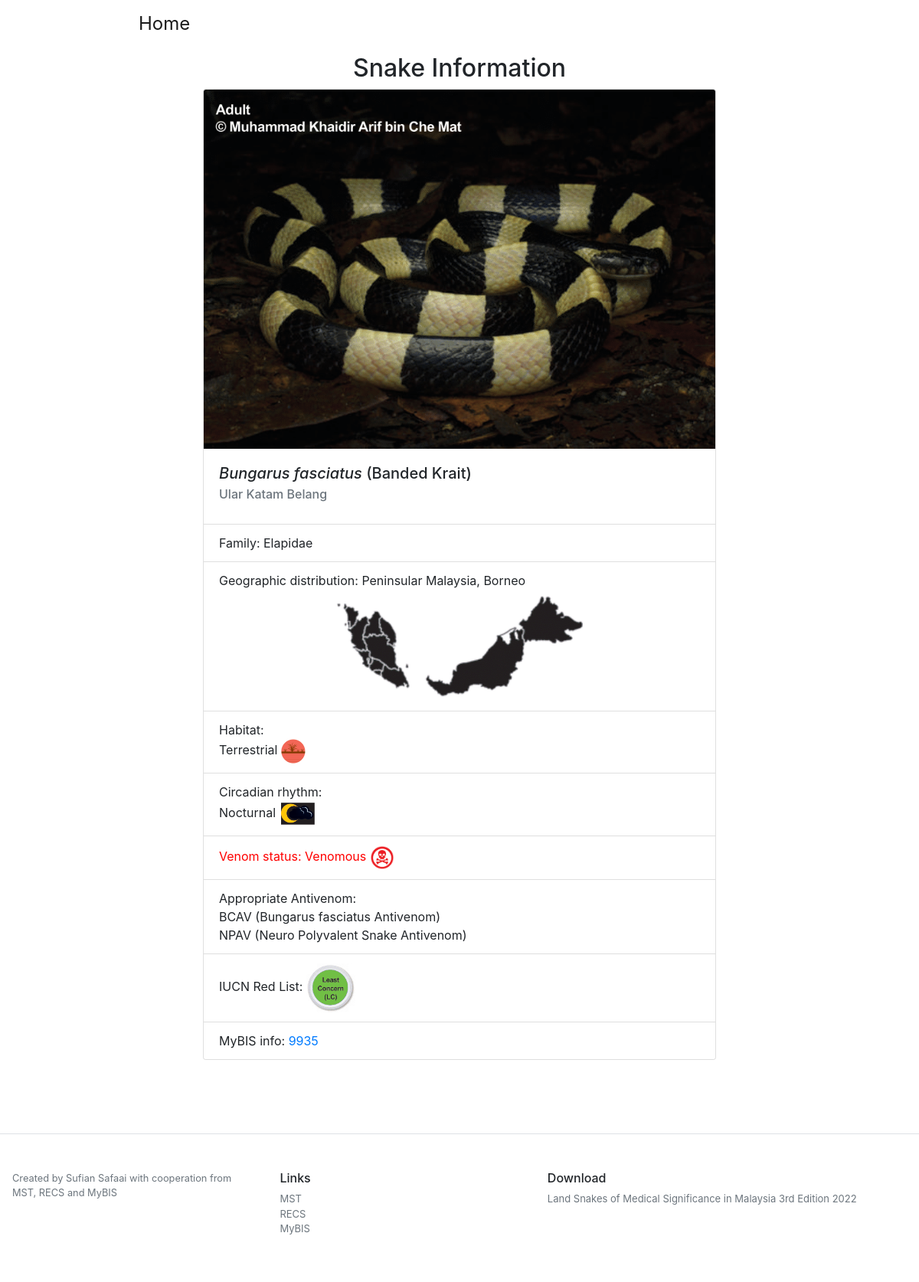
Page /snake_info/2 on the earlier database version.
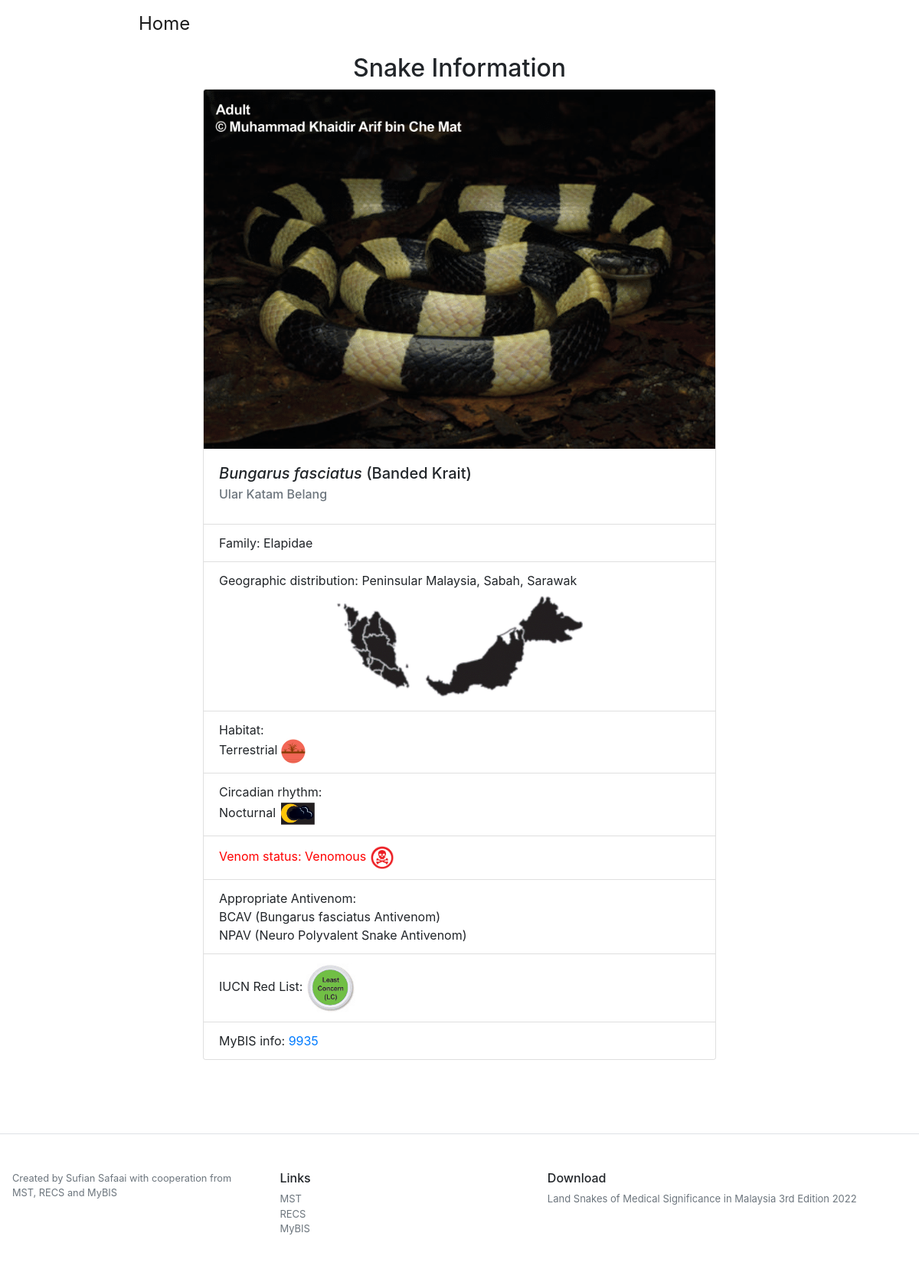
Same page on the later database version.
### project/models.py (models this page shows)
class Snakes(db.Model):
    __tablename__ = 'snake'
    id = db.Column(db.Integer, primary_key=True)
    name_en = db.Column(db.String(50), nullable=True)
    name_bm = db.Column(db.String(50), nullable=True)
    name_scientific = db.Column(db.String(50), nullable=True)
    family = db.Column(db.String(50), nullable=True)
    snake_location = db.Column(db.String(50), nullable=True)
    habitat = db.Column(db.String(50), nullable=True)
    circadian = db.Column(db.String(50), nullable=True)
    venom_status = db.Column(db.String(50), nullable=True)
    antivenom = db.Column(db.String(50), nullable=True)
    iucn = db.Column(db.String(50), nullable=True)
    mybis = db.Column(db.String(50), nullable=True)
    locations = db.relationship('Snake_location', backref = 'location', lazy='dynamic')

### project/sdata/sdata.py (the view)
@sdata.route('/snake_info/<int:id>')
def snake_info(id):
    snake_intel = Snakes.query.get(id)
    mypath = 'project/static/snake_img/' + str(id)
    img_files = [f for f in listdir(mypath) if isfile(join(mypath, f))]
    def convert(string):
        li = list(string.split(","))
        return li
    return render_template('snake_info.html',
    snake_intel=snake_intel,
    img_files=img_files,
    convert=convert
    )

### project/sdata/templates/snake_info.html (shortened to what this page needs)
{% extends "base.html" %}
{% block head %}
{{super()}}
<head>
</head>
{% endblock %}
{% block content %}
<div class="container" style="padding-top: 10px;margin: auto;max-width: 700px;">
  <h2 style="text-align: center;">Snake Information</h2>
  <div class="card" style="width: 100%;">
    {% for i in img_files %}
    <img class="card-img-top" src="{{url_for('sdata.img_info', id=snake_intel.id, filename=i )}}" alt="Card image cap">
    {% endfor %}
    <div class="card-body">
      <h5 class="card-title"><i>{{snake_intel.name_scientific}}</i> ({{snake_intel.name_en}})</h5>
      <h6 class="card-subtitle mb-2 text-muted">{{ snake_intel.name_bm }}</h6>
    </div>
    <ul class="list-group list-group-flush">
      <li class="list-group-item">Family: {{snake_intel.family}}</li>
      <li class="list-group-item">Geographic distribution: {{snake_intel.snake_location}}<br>
        <img class="card-img-top mx-auto" src="{{url_for('sdata.geo', id=snake_intel.id )}}" alt="Card image cap" style="max-width: 355px;display: block;">
      </li>
      <li class="list-group-item">Habitat: <br>
      {% for h in convert(snake_intel.habitat) %}
        {{h}}
         <img class="img-fluid" src="{{url_for('sdata.static', filename='logo/')}}{{h +'.png'}}" alt="Card image cap" style="max-width: 32px;">
         <br>
       {% endfor %}
      </li>
      <li class="list-group-item">Circadian rhythm:<br>
      {% for c in convert(snake_intel.circadian) %}
      {% if c %}
       {{c}}
        <img  class="img-fluid" src="{{url_for('sdata.static', filename='logo/')}}{{c +'.png'}}" alt="Card image cap" style="max-width: 48px;">
        <br>
      {% else %}
        None
      {% endif %}
      {% endfor %}
      </li>
      {% if snake_intel.venom_status=='Venomous' %}
      <li class="list-group-item" style="color:red">Venom status: {{snake_intel.venom_status}}
        <img class="img-fluid" src="{{url_for('sdata.static', filename='logo/')}}{{snake_intel.venom_status+'.png'}}" alt="Card image cap" style="max-width: 32px;">
      </li>
      {% elif snake_intel.venom_status=='Non-venomous' %}
      <li class="list-group-item" style="color:green">Venom status: {{snake_intel.venom_status}}
        <img class="img-fluid" src="{{url_for('sdata.static', filename='logo/')}}{{snake_intel.venom_status+'.png'}}" alt="Card image cap" style="max-width: 32px;">
      </li>
      {% elif snake_intel.venom_status=='Undetermined' %}
      <li class="list-group-item">Venom status: {{snake_intel.venom_status}}
        <img class="img-fluid" src="{{url_for('sdata.static', filename='logo/')}}{{snake_intel.venom_status+'.png'}}" alt="Card image cap" style="max-width: 32px;">
      </li>
      {% else %}
      <li class="list-group-item">Venom status: {{snake_intel.venom_status}}</li>
      {% endif %}
      <li class="list-group-item">Appropriate Antivenom: <br>
        {% for a in convert(snake_intel.antivenom) %}
        {{ a }}<br>
        {% endfor %}
      </li>
      {% if snake_intel.iucn=='least' %}
      <li class="list-group-item">IUCN Red List:
        <img class="img-fluid" src="{{url_for('sdata.static', filename='logo/')}}{{snake_intel.iucn+'.png'}}" alt="Card image cap" style="max-width: 64px;">
      </li>
      {% elif snake_intel.iucn=='vulnerable' %}
      <li class="list-group-item">IUCN Red List:
        <img class="img-fluid" src="{{url_for('sdata.static', filename='logo/')}}{{snake_intel.iucn+'.png'}}" alt="Card image cap" style="max-width: 64px;">
      </li>
      {% elif snake_intel.iucn=='not_evaluated' %}
      <li class="list-group-item">IUCN Red List:
        <img class="img-fluid" src="{{url_for('sdata.static', filename='logo/')}}{{snake_intel.iucn+'.png'}}" alt="Card image cap" style="max-width: 64px;">
      </li>
      {% else %}
      <li class="list-group-item">IUCN Red List: None</li>
      {% endif %}
      <li class="list-group-item">MyBIS info: <a href="https://www.mybis.gov.my/sp/{{snake_intel.mybis}}"
          target="blank">{{snake_intel.mybis}}</a></li>
    </ul>
  </div>
  <br>
  <br>
</div>
{% endblock %}

### project/sdata/templates/base.html (shortened to what this page needs)
<!DOCTYPE html>
<html>
{% block head %}
<head>
  <link href="../static/css/bootstrap.min.css" rel="stylesheet">
</head>
{% endblock %}
<body>
  <header id="header" class="fixed-top">
  <div class="container d-flex align-items-center" style="max-width: 900px;background-color: white;">
  <nav class="navbar navbar-expand-lg navbar-light">
    <a class="navbar-brand {% if nav_index %}active{% endif %}" href="{{ url_for('sdata.index') }}">Home</a>
    </nav>
  </div>
  </header>
  {% block content %}
  {% endblock %}
  <footer class="pt-4 my-md-5 pt-md-5 border-top" style="padding: 1rem;">
    <div class="row">
      <div class="col">
        <small class="d-block mb-3 text-muted">Created by Sufian Safaai with cooperation from MST, RECS and MyBIS</small>
      </div>
      <div class="col">
        <h6>Links</h6>
        <ul class="list-unstyled text-small" style="font-size: small;">
          <li><a class="text-muted" href="http://mstoxinology.blogspot.com/">MST</a></li>
          <li><a class="text-muted" href="https://recs.org.my/">RECS</a></li>
          <li><a class="text-muted" href="https://www.mybis.gov.my/one/">MyBIS</a></li>
        </ul>
      </div>
      <div class="col-5">
        <h6>Download</h6>
        <ul class="list-unstyled text-small" style="font-size: small;">
          <li><a class="text-muted" href="#">Land Snakes of Medical Significance in Malaysia 3rd Edition 2022</a></li>
        </ul>
      </div>
    </div>
  </footer>
</body>
</html>

Differences in the rows shown:
changed Snakes "Terrestrial": snake_location "Peninsular Malaysia, Borneo" → "Peninsular Malaysia, Sabah, Sarawak"
